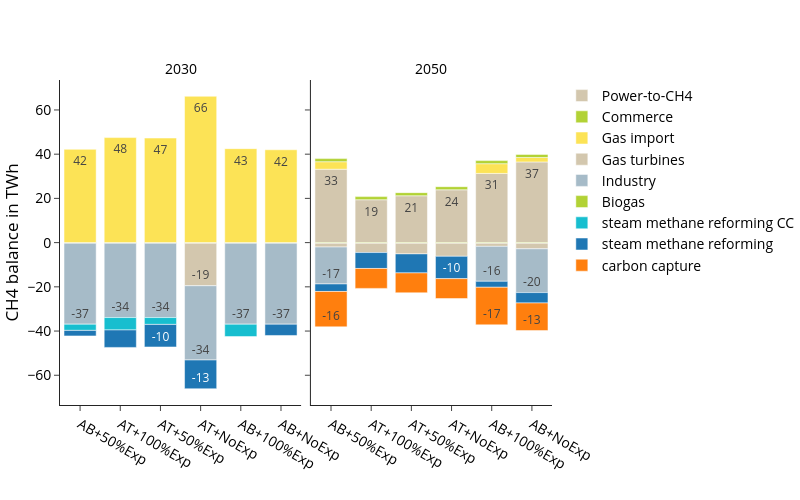

The notebook cell saved with this chart:
### Code cell
fig_name = "CH4_balance_TWh"
fig = px.bar(
    df, 
    **fig_kwargs,
    color_discrete_map=colors["gas"],
    category_orders={
        "variable":list(colors["gas"].keys()),
        "scen": scen_order
        },
    #facet_col_spacing=0.1,
    labels={"value":"CH4 balance in TWh","year":"",
            "variable":"", 
            "scen":""},

)
update_layout(fig)

print("Totals per scenario and year:", demand_sum_df)
fig.show()
#save_plotly_fig(df, fig, fig, sdir, f"{idx_group_name}_{fig_name}")

### Figure 1 — Plotly figure (JSON) as saved in the notebook; plotly's stock layout.template omitted (floating-point values rounded to 4 significant figures)
{"data": [{"hovertemplate": "=%{x}<br>CH4 balance in TWh=%{text}<extra></extra>", "legendgroup": "Power-to-CH4", "marker": {"color": "#d3c7ae", "pattern": {"shape": ""}}, "name": "Power-to-CH4", "orientation": "v", "showlegend": true, "text": [31.3, 33.2, 36.5, 19.4, 21.2, 23.9], "textangle": 0, "textposition": "inside", "texttemplate": "%{y:.0f}", "type": "bar", "x": ["AB+100%Exp", "AB+50%Exp", "AB+NoExp", "AT+100%Exp", "AT+50%Exp", "AT+NoExp"], "xaxis": "x2", "y": [31.3, 33.2, 36.5, 19.4, 21.2, 23.9], "yaxis": "y2"}, {"hovertemplate": "=%{x}<br>CH4 balance in TWh=%{text}<extra></extra>", "legendgroup": "Commerce", "marker": {"color": "#b2d235", "pattern": {"shape": ""}}, "name": "Commerce", "orientation": "v", "showlegend": true, "text": [-0.3, -0.3, -0.3, -0.3, -0.3, -0.3], "textangle": 0, "textposition": "inside", "texttemplate": "%{y:.0f}", "type": "bar", "x": ["AB+100%Exp", "AB+50%Exp", "AB+NoExp", "AT+100%Exp", "AT+50%Exp", "AT+NoExp"], "xaxis": "x", "y": [-0.3, -0.3, -0.3, -0.3, -0.3, -0.3], "yaxis": "y"}, {"hovertemplate": "=%{x}<br>CH4 balance in TWh=%{text}<extra></extra>", "legendgroup": "Commerce", "marker": {"color": "#b2d235", "pattern": {"shape": ""}}, "name": "Commerce", "orientation": "v", "showlegend": false, "text": [-0.3, -0.3, -0.3, -0.3, -0.3, -0.3], "textangle": 0, "textposition": "inside", "texttemplate": "%{y:.0f}", "type": "bar", "x": ["AB+100%Exp", "AB+50%Exp", "AB+NoExp", "AT+100%Exp", "AT+50%Exp", "AT+NoExp"], "xaxis": "x2", "y": [-0.3, -0.3, -0.3, -0.3, -0.3, -0.3], "yaxis": "y2"}, {"hovertemplate": "=%{x}<br>CH4 balance in TWh=%{text}<extra></extra>", "legendgroup": "Gas import", "marker": {"color": "#fce356", "pattern": {"shape": ""}}, "name": "Gas import", "orientation": "v", "showlegend": true, "text": [42.5, 42.2, 42.0, 47.5, 47.3, 66.2], "textangle": 0, "textposition": "inside", "texttemplate": "%{y:.0f}", "type": "bar", "x": ["AB+100%Exp", "AB+50%Exp", "AB+NoExp", "AT+100%Exp", "AT+50%Exp", "AT+NoExp"], "xaxis": "x", "y": [42.5, 42.2, 42.0, 47.5, 47.3, 66.2], "yaxis": "y"}, {"hovertemplate": "=%{x}<br>CH4 balance in TWh=%{text}<extra></extra>", "legendgroup": "Gas import", "marker": {"color": "#fce356", "pattern": {"shape": ""}}, "name": "Gas import", "orientation": "v", "showlegend": false, "text": [4.4, 3.4, 2.0], "textangle": 0, "textposition": "inside", "texttemplate": "%{y:.0f}", "type": "bar", "x": ["AB+100%Exp", "AB+50%Exp", "AB+NoExp"], "xaxis": "x2", "y": [4.4, 3.4, 2.0], "yaxis": "y2"}, {"hovertemplate": "=%{x}<br>CH4 balance in TWh=%{text}<extra></extra>", "legendgroup": "Gas turbines", "marker": {"color": "#d3c7ae", "pattern": {"shape": ""}}, "name": "Gas turbines", "orientation": "v", "showlegend": true, "text": [-19.2], "textangle": 0, "textposition": "inside", "texttemplate": "%{y:.0f}", "type": "bar", "x": ["AT+NoExp"], "xaxis": "x", "y": [-19.2], "yaxis": "y"}, {"hovertemplate": "=%{x}<br>CH4 balance in TWh=%{text}<extra></extra>", "legendgroup": "Gas turbines", "marker": {"color": "#d3c7ae", "pattern": {"shape": ""}}, "name": "Gas turbines", "orientation": "v", "showlegend": false, "text": [-1.4, -1.7, -2.5, -4.2, -4.8, -5.9], "textangle": 0, "textposition": "inside", "texttemplate": "%{y:.0f}", "type": "bar", "x": ["AB+100%Exp", "AB+50%Exp", "AB+NoExp", "AT+100%Exp", "AT+50%Exp", "AT+NoExp"], "xaxis": "x2", "y": [-1.4, -1.7, -2.5, -4.2, -4.8, -5.9], "yaxis": "y2"}, {"hovertemplate": "=%{x}<br>CH4 balance in TWh=%{text}<extra></extra>", "legendgroup": "Industry", "marker": {"color": "#a6bbc8", "pattern": {"shape": ""}}, "name": "Industry", "orientation": "v", "showlegend": true, "text": [-36.6, -36.6, -36.6, -33.6, -33.6, -33.6], "textangle": 0, "textposition": "inside", "texttemplate": "%{y:.0f}", "type": "bar", "x": ["AB+100%Exp", "AB+50%Exp", "AB+NoExp", "AT+100%Exp", "AT+50%Exp", "AT+NoExp"], "xaxis": "x", "y": [-36.6, -36.6, -36.6, -33.6, -33.6, -33.6], "yaxis": "y"}, {"hovertemplate": "=%{x}<br>CH4 balance in TWh=%{text}<extra></extra>", "legendgroup": "Industry", "marker": {"color": "#a6bbc8", "pattern": {"shape": ""}}, "name": "Industry", "orientation": "v", "showlegend": false, "text": [-15.8, -16.7, -19.8], "textangle": 0, "textposition": "inside", "texttemplate": "%{y:.0f}", "type": "bar", "x": ["AB+100%Exp", "AB+50%Exp", "AB+NoExp"], "xaxis": "x2", "y": [-15.8, -16.7, -19.8], "yaxis": "y2"}, {"hovertemplate": "=%{x}<br>CH4 balance in TWh=%{text}<extra></extra>", "legendgroup": "Biogas", "marker": {"color": "#b2d235", "pattern": {"shape": ""}}, "name": "Biogas", "orientation": "v", "showlegend": true, "text": [1.4, 1.4, 1.4, 1.4, 1.4, 1.4], "textangle": 0, "textposition": "inside", "texttemplate": "%{y:.0f}", "type": "bar", "x": ["AB+100%Exp", "AB+50%Exp", "AB+NoExp", "AT+100%Exp", "AT+50%Exp", "AT+NoExp"], "xaxis": "x2", "y": [1.4, 1.4, 1.4, 1.4, 1.4, 1.4], "yaxis": "y2"}, {"hovertemplate": "=%{x}<br>CH4 balance in TWh=%{text}<extra></extra>", "legendgroup": "steam methane reforming CC", "marker": {"color": "#17BECF", "pattern": {"shape": ""}}, "name": "steam methane reforming CC", "orientation": "v", "showlegend": true, "text": [-5.6, -2.8, -5.6, -3.1], "textangle": 0, "textposition": "inside", "texttemplate": "%{y:.0f}", "type": "bar", "x": ["AB+100%Exp", "AB+50%Exp", "AT+100%Exp", "AT+50%Exp"], "xaxis": "x", "y": [-5.6, -2.8, -5.6, -3.1], "yaxis": "y"}, {"hovertemplate": "=%{x}<br>CH4 balance in TWh=%{text}<extra></extra>", "legendgroup": "steam methane reforming", "marker": {"color": "#1F77B4", "pattern": {"shape": ""}}, "name": "steam methane reforming", "orientation": "v", "showlegend": true, "text": [-2.5, -5.1, -7.9, -10.2, -13.0], "textangle": 0, "textposition": "inside", "texttemplate": "%{y:.0f}", "type": "bar", "x": ["AB+50%Exp", "AB+NoExp", "AT+100%Exp", "AT+50%Exp", "AT+NoExp"], "xaxis": "x", "y": [-2.5, -5.1, -7.9, -10.2, -13.0], "yaxis": "y"}, {"hovertemplate": "=%{x}<br>CH4 balance in TWh=%{text}<extra></extra>", "legendgroup": "steam methane reforming", "marker": {"color": "#1F77B4", "pattern": {"shape": ""}}, "name": "steam methane reforming", "orientation": "v", "showlegend": false, "text": [-2.7, -3.4, -4.7, -7.2, -8.6, -10.1], "textangle": 0, "textposition": "inside", "texttemplate": "%{y:.0f}", "type": "bar", "x": ["AB+100%Exp", "AB+50%Exp", "AB+NoExp", "AT+100%Exp", "AT+50%Exp", "AT+NoExp"], "xaxis": "x2", "y": [-2.7, -3.4, -4.7, -7.2, -8.6, -10.1], "yaxis": "y2"}, {"hovertemplate": "=%{x}<br>CH4 balance in TWh=%{text}<extra></extra>", "legendgroup": "carbon capture", "marker": {"color": "#FF7F0E", "pattern": {"shape": ""}}, "name": "carbon capture", "orientation": "v", "showlegend": true, "text": [-17.0, -16.0, -12.5, -9.0, -9.0, -9.0], "textangle": 0, "textposition": "inside", "texttemplate": "%{y:.0f}", "type": "bar", "x": ["AB+100%Exp", "AB+50%Exp", "AB+NoExp", "AT+100%Exp", "AT+50%Exp", "AT+NoExp"], "xaxis": "x2", "y": [-17.0, -16.0, -12.5, -9.0, -9.0, -9.0], "yaxis": "y2"}], "layout": {"annotations": [{"font": {}, "showarrow": false, "text": "2030", "x": 0.245, "xanchor": "center", "xref": "paper", "y": 1, "yanchor": "bottom", "yref": "paper"}, {"font": {}, "showarrow": false, "text": "2050", "x": 0.755, "xanchor": "center", "xref": "paper", "y": 1, "yanchor": "bottom", "yref": "paper"}], "barmode": "relative", "height": 500, "legend": {"title": {"text": ""}, "tracegroupgap": 0}, "width": 800, "xaxis": {"anchor": "y", "categoryarray": ["AB+50%Exp", "AT+100%Exp", "AT+50%Exp", "AT+NoExp"], "categoryorder": "array", "domain": [0, 0.49], "title": {"text": ""}}, "xaxis2": {"anchor": "y2", "categoryarray": ["AB+50%Exp", "AT+100%Exp", "AT+50%Exp", "AT+NoExp"], "categoryorder": "array", "domain": [0.51, 1], "matches": "x", "title": {"text": ""}}, "yaxis": {"anchor": "x", "domain": [0, 1], "title": {"text": "CH4 balance in TWh"}}, "yaxis2": {"anchor": "x2", "domain": [0, 1], "matches": "y", "showticklabels": false}}}
